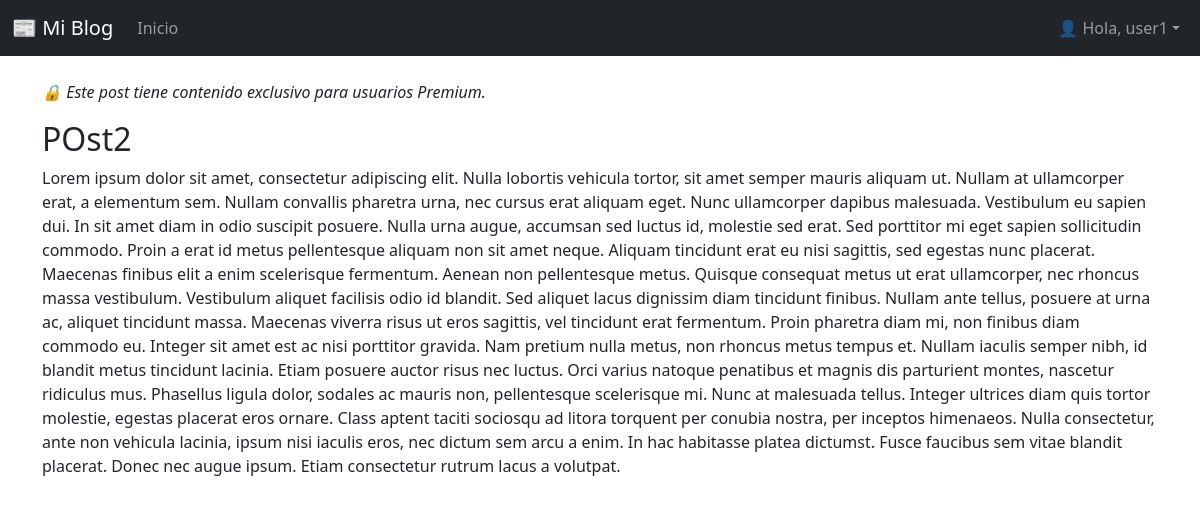
/post/2/ (signed in), run on the app's committed database.
### core/models.py (models this page shows, shortened)
class BaseEntidad(models.Model):
    titulo = models.CharField(max_length=255)
    fecha_creacion = models.DateTimeField(auto_now_add=True)
    fecha_modificacion = models.DateTimeField(auto_now=True)
    class Meta:
        abstract = True  # Django no crea tabla en la BD
        ordering = ["-fecha_creacion"]

class Post(BaseEntidad):
    categoria = models.ForeignKey(
        Categoria, on_delete=models.CASCADE, related_name="posts"
    )
    subcategorias = models.ManyToManyField(
        SubCategoria, blank=True, related_name="posts"
    )
    hashtags = models.ManyToManyField(Hashtag, blank=True, related_name="posts")
    _contenido = models.TextField()
    _contenido_premium = models.TextField(blank=True, null=True)
    @property
    def contenido(self):
        return self._contenido
    @property
    def contenido_premium(self):
        """Obtiene el contenido premium."""
        return self._contenido_premium
    class Meta:
        verbose_name_plural = "Posts"

### core/views.py (the view)
# urls.py: path("post/<int:pk>/", PostDetailView.as_view(), name="post_detail"),
class PostDetailView(LoginRequiredMixin, DetailView):
    model = Post
    template_name = "core/post_detail.html"

### core/templates/core/post_detail.html (shortened to what this page needs)
{% extends 'core/base.html' %}
{% block content %}
{% if user.is_authenticated and user.profileuser.role == 'user' %}
  <p style={color:'red'}><em>🔒 Este post tiene contenido exclusivo para usuarios Premium.</em></p>
{% endif %}
<h2>{{ object.titulo }}</h2>
<p>{{ object.contenido }}</p>
{% endblock %}

### core/templates/core/base.html (shortened to what this page needs)
<!DOCTYPE html>
<html lang="es">
  <head>
    <link
      href="https://cdn.jsdelivr.net/npm/bootstrap@5.3.2/dist/css/bootstrap.min.css"
      rel="stylesheet"
    />
  </head>
  <body>
    <nav class="navbar navbar-expand-lg navbar-dark bg-dark">
      <div class="container-fluid">
        <a class="navbar-brand" href="{% url 'post_list' %}">📰 Mi Blog</a>
        <div class="collapse navbar-collapse" id="navbarMenu">
          <ul class="navbar-nav me-auto mb-2 mb-lg-0">
            <li class="nav-item">
              <a class="nav-link" href="{% url 'post_list' %}">Inicio</a>
            </li>
          </ul>
          <ul class="navbar-nav ms-auto">
            {% if user.is_authenticated %}
            <li class="nav-item dropdown">
              <a
                class="nav-link dropdown-toggle d-flex align-items-center"
                href="#"
                id="userMenu"
                role="button"
                data-bs-toggle="dropdown"
                aria-expanded="false"
              >
                👤 Hola, {{ user.username }}
              </a>
            </li>
            {% else %}
            <li class="nav-item">
              <a class="nav-link" href="{% url 'login' %}">Iniciar sesión</a>
            </li>
            {% endif %}
          </ul>
        </div>
      </div>
    </nav>
    <div class="container mt-4">{% block content %} {% endblock %}</div>
  </body>
</html>

### data on the page
Post: titulo "POst2", contenido "Lorem ipsum dolor sit amet, consectetur adipiscing elit. Nulla lobortis vehicula tortor, sit amet semper mauris aliquam ut. Nullam at ullamcorper erat, a elementum sem. Nullam convallis pharetra urna, nec cursus erat aliquam eget. Nunc ullamcorper dapibus malesuada. Vestibulum eu sapien dui. In sit amet diam in odio suscipit posuere. Nulla urna augue, accumsan sed luctus id, molestie sed erat. Sed porttitor mi eget sapien sollicitudin commodo. Proin a erat id metus pellentesque aliquam non sit amet neque. Aliquam tincidunt erat eu nisi sagittis, sed egestas nunc placerat. Maecenas finibus elit a enim scelerisque fermentum. Aenean non pellentesque metus. Quisque consequat metus ut erat…"

### other printed values
{{ user.username }} "user1"
